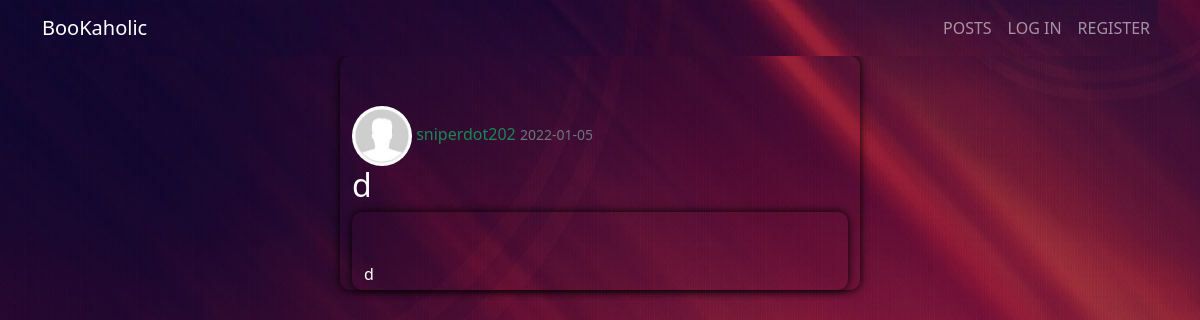
The page /post/30 on the database its author committed.
### bookaholic/models.py (models this page shows, shortened)
class User(db.Model, UserMixin):
    id = db.Column(db.Integer, primary_key = True)
    username = db.Column(db.String(120), unique = True, nullable = False)
    email = db.Column(db.String(20), unique = True, nullable = False)
    image = db.Column(db.String(20), nullable = False, default = 'default1.jpg')
    password = db.Column(db.String(20),nullable = False)
    posts = db.relationship('Post', backref = 'author', lazy = True)

class Post(db.Model, UserMixin):
    id = db.Column(db.Integer, primary_key = True)
    title = db.Column(db.String(100), nullable = False)
    date = db.Column(db.DateTime(20), nullable = False, default = datetime.utcnow)
    content = db.Column(db.Text,nullable = False)
    user_id = db.Column(db.Integer, db.ForeignKey('user.id'), nullable = False)
    def __repr__(self):
        return f"Post('{self.title}', '{self.date}')"

### bookaholic/posts/routes.py (the view)
@pos.route("/post/<int:post_id>")
def post(post_id):
    post = Post.query.get_or_404(post_id)
    return render_template("post.html", title = post, post = post)

### bookaholic/templates/post.html (shortened to what this page needs)
{% extends 'layout.html' %}
{% block content %}
<div class="container form-container mt-auto">
    <img class="rounded-circle " src ="{{url_for('static', filename = 'profile_pics/' + post.author.image)}}">
            <a class="text-decoration-none text-success"href="{{url_for('users.user_posts', username = post.author.username)}}">{{ post.author.username }}</a>
            <small class="text-muted">{{ post.date.strftime('%Y-%m-%d')}}</small>
            <h2 class ='text-white'>{{ post.title }}</h2>
          <div class="container form-container mt-auto"> <p class="text-white pb-1 ">{{ post.content }}</p></div>
</div>
{% endblock %}

### bookaholic/static/main.css (style rules this page uses)
html, body, .intro { height: 100%; }
body { background-image: url(../static/images/bookaholic-background.jpg); }
.form-container { width: 100%; max-width: 520px; margin-top: 120px; padding-top:50px; border-radius :10px; box-shadow: 0px 0px 10px 0px #000; }
img { width:100%; max-width:60px; }

### rows shown on the page
User: image (picture), author.username "sniperdot202"
Post: date "2022-01-05", title "d", content "d"
